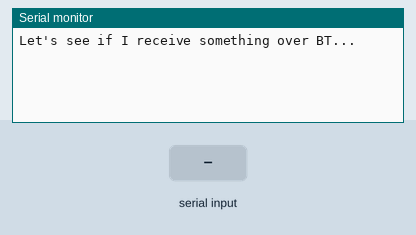
Bench run of a sketch on a simulated Arduino Uno, built with avr-gcc and run on an emulated ATmega328P. Parts: the last lines printed to the serial monitor. Inputs (shaded band) come from the test bench.

Above: at 1.2 s.
1.3 s: "MOTOR" received over the second serial link
At 2.5 s:
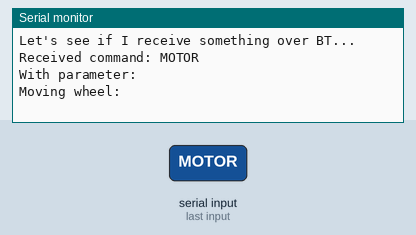
2.8 s: "SENSE" received over the second serial link
At 3.7 s:
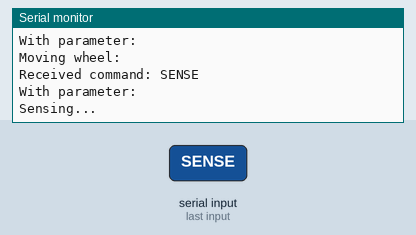
4.3 s: "+" received over the second serial link
At 5.2 s:
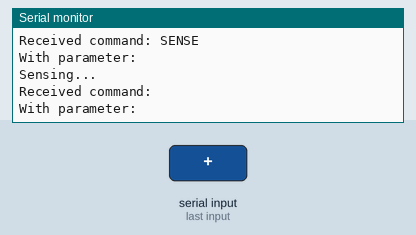

Measured:
- after the input at 1.3 s, the serial monitor: prints a new line at once (image 1)
- after the input at 2.8 s, the serial monitor: prints a new line at once (image 2)
- after the input at 4.3 s, the serial monitor: prints a new line at once (image 3)

The sketch:

SimVehicle.ino
```cpp
	#include <SoftwareSerial.h>

	SoftwareSerial mySerial(2, 3); // RX, TX
	String command = "", param=""; // Stores response of bluetooth device
	                     // which simply allows \n between each
	                     // response.

        void moveMotor(String param){
          //Reading parameters
          Serial.print("Moving wheel: ");
          Serial.println(param);

          //Response
          mySerial.println("MOVED");
        }

        void sense(String param){
          //Reading parameters
          Serial.println("Sensing...");

          //Response
          mySerial.println("TEMPERATURE+25");
        }

        void issueCommand(String command, String param){
         if(command=="MOTOR"){
          moveMotor(param);
         }else if(command=="SENSE"){
           sense(param);
         }else{
          mySerial.println("BAD COMMAND");
         }

        }

	void setup()
	{
	  // Open serial communications and wait for port to open:
	  Serial.begin(9600);
	  Serial.println("Let's see if I receive something over BT...");

	  // SoftwareSerial "com port" data rate. JY-MCU v1.03 defaults to 9600.
	  mySerial.begin(9600);
	}

	void loop()
	{
	  // Polling. Read BT input if available.
	  if (mySerial.available()) {
            boolean readingParam=false;
	    while(mySerial.available()) { // While there is more to be read, keep reading.
              char r = (char)mySerial.read();
	      if(r!='+'&&!readingParam){
                command += r;
              }
              if(readingParam){
               param += r;
              }
              if(r=='+'){
               readingParam=true;
              }
	    }
	    Serial.print("Received command: ");
	    Serial.println(command);
	    Serial.print("With parameter: ");
	    Serial.println(param);
            issueCommand(command, param);
            command = ""; // No repeats
            param="";
	  }

	}// END loop()
```
